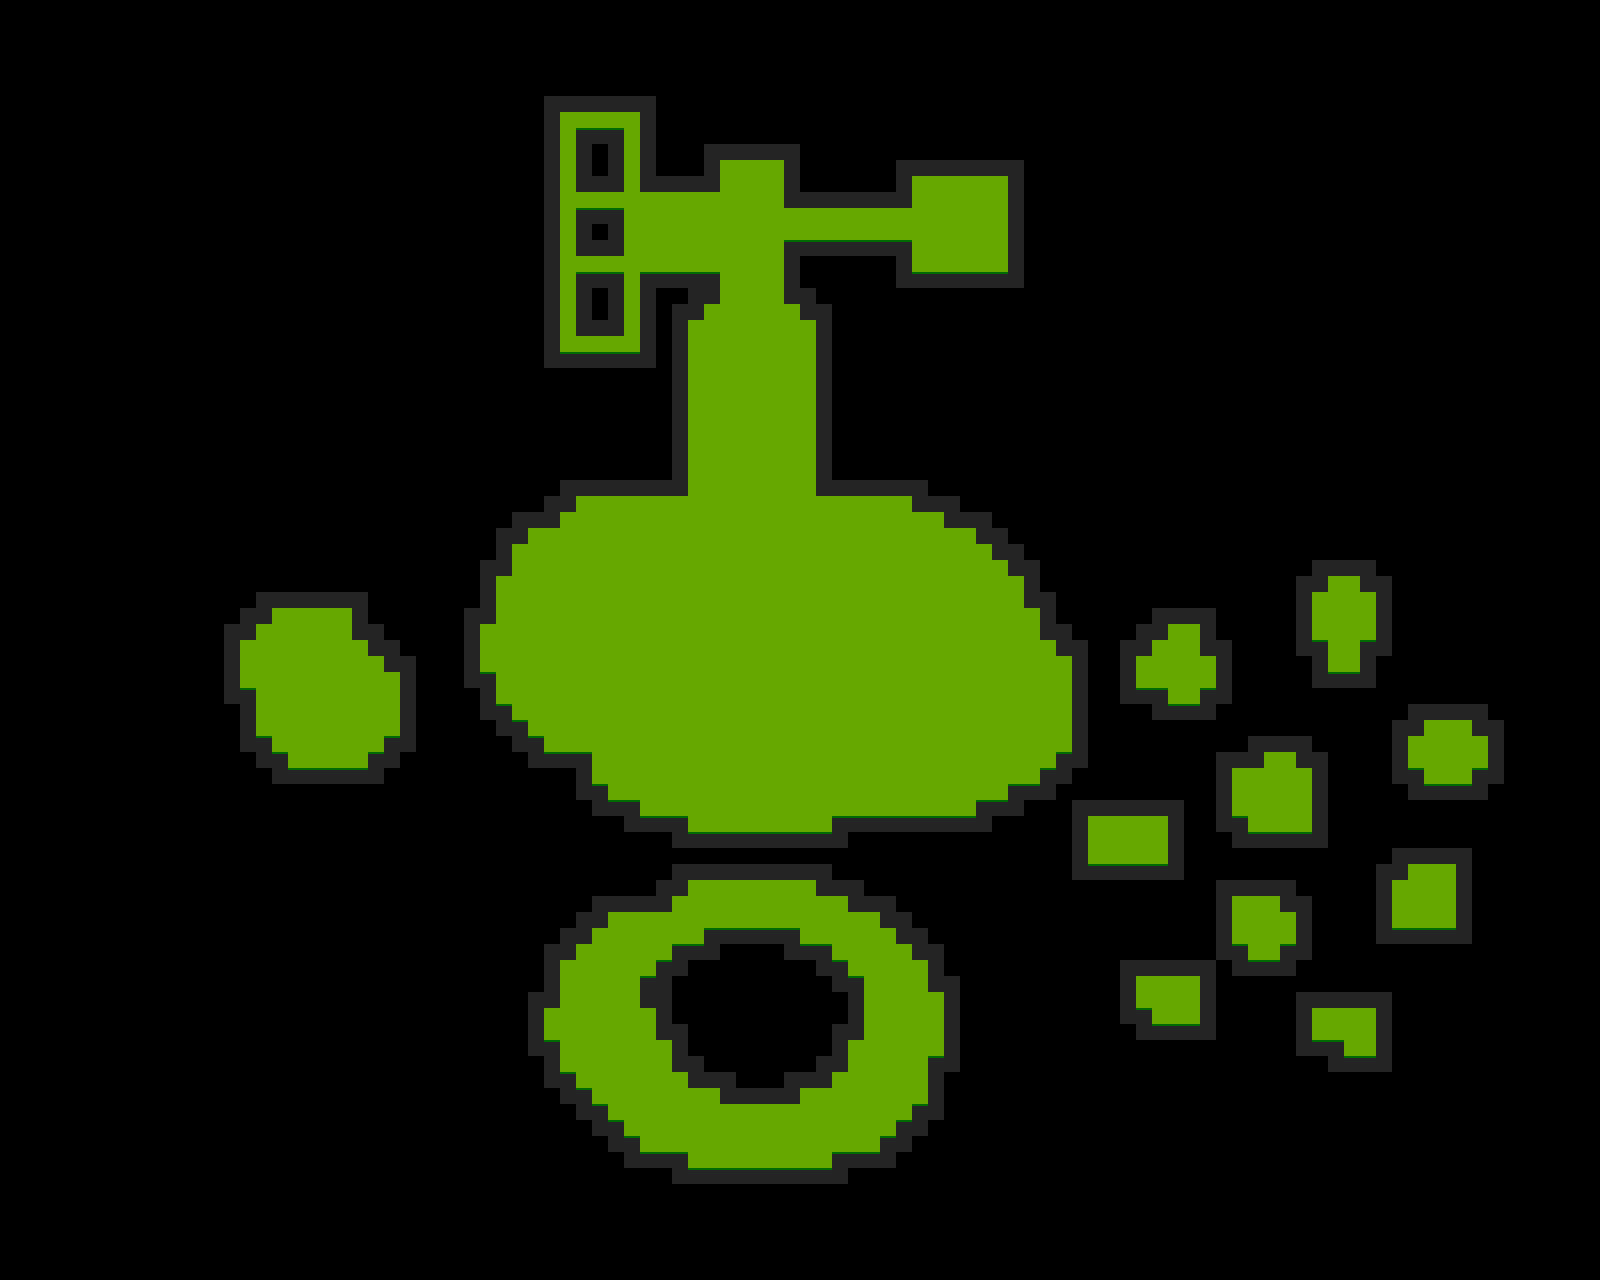

A 2D game scene composited from a Tiled map and its tileset images. What follows is a short description and the map's XML, with each tile layer's data collapsed to a summary:
An orthogonal 100x80 tile map with 16x16 px tiles, 1 tile layer (Ground) and 12 objects.

<map version="1.2" tiledversion="1.3.3" orientation="orthogonal" renderorder="right-down" width="100" height="80" tilewidth="16" tileheight="16" infinite="0" nextlayerid="3" nextobjectid="1">
 <tileset version="1.2" tiledversion="1.3.3" name="tiles" tilewidth="16" tileheight="16" tilecount="64" columns="8">
 <image source="terrains.png" width="128" height="128" />
 <terraintypes>
  <terrain name="Grass/Void" tile="33" />
 </terraintypes>
 <tile id="0" terrain="0,0,0,0" />
 <tile id="1">
  <objectgroup draworder="index" id="2">
   <object id="1" x="0" y="0" width="16" height="12" />
  </objectgroup>
 </tile>
 <tile id="2">
  <objectgroup draworder="index" id="2">
   <object id="1" x="6" y="8.88178e-16" width="10" height="16" />
   <object id="2" x="0" y="0" width="16" height="12" />
  </objectgroup>
 </tile>
 <tile id="10">
  <objectgroup draworder="index" id="2">
   <object id="1" x="6" y="0" width="10" height="16" />
  </objectgroup>
 </tile>
 <tile id="12">
  <objectgroup draworder="index" id="2">
   <object id="1" x="0" y="0" width="16" height="16" />
  </objectgroup>
 </tile>
 <tile id="16">
  <objectgroup draworder="index" id="2">
   <object id="2" x="0" y="0" width="10" height="16" />
  </objectgroup>
 </tile>
 <tile id="18">
  <objectgroup draworder="index" id="3">
   <object id="2" x="0" y="2" width="16" height="14" />
   <object id="3" x="6" y="0" width="10" height="16" />
  </objectgroup>
 </tile>
 <tile id="24" terrain=",,,0">
  <objectgroup draworder="index" id="2">
   <object id="1" x="6" y="2" width="10" height="14" />
  </objectgroup>
 </tile>
 <tile id="25" terrain=",,0,0">
  <objectgroup draworder="index" id="2">
   <object id="1" x="0" y="2" width="10" height="14" />
  </objectgroup>
 </tile>
 <tile id="26" terrain=",,0," />
 <tile id="32" terrain=",0,,0">
  <objectgroup draworder="index" id="2">
   <object id="1" x="6" y="0" width="10" height="12" />
  </objectgroup>
 </tile>
 <tile id="33">
  <objectgroup draworder="index" id="2">
   <object id="1" x="0" y="0" width="10" height="12" />
  </objectgroup>
 </tile>
 <tile id="34" terrain="0,,0," />
 <tile id="40" terrain=",0,," />
 <tile id="41" terrain="0,0,," />
 <tile id="42" terrain="0,,," />
 <tile id="48" terrain="0,0,0," />
 <tile id="49" terrain="0,0,,0" />
 <tile id="56" terrain="0,,0,0" />
 <tile id="57" terrain=",0,0,0" />
</tileset>
 <layer id="1" name="Ground" width="100" height="80">
  <data>[8000 cells, 8000 non-empty, 14 distinct tile ids]</data>
 </layer>
</map>